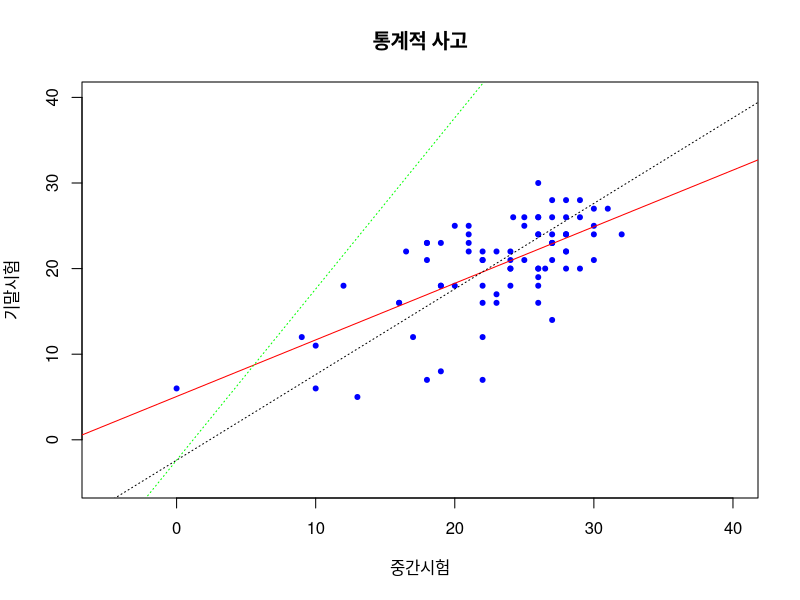

Here is the R script that generated this plot:
# Title     : TODO
# Objective : TODO
# Created by: justk
# Created on: 2021-04-10

exam <- read.table('./3ch/exam scores_2012.txt', header = T)
# exam <- exam[!is.na(exam$mid) & !is.na(exam$final),]
windows(height = 5.5, width = 5)
plot(exam$mid,
     exam$final,
     pch = 20,
     xlim = c(-5, 40),
     ylim = c(-5, 40),
     col = 'blue',
     xlab = '\uc911\uac04\uc2dc\ud5d8', #중간시험
     ylab = '\uae30\ub9d0\uc2dc\ud5d8', #기말시험
     main = '\ud1b5\uacc4\uc801 \uc0ac\uace0', #통계적 사고
)
abline(lm(exam$final ~ exam$mid), col = 'red')
diff <- mean(exam$final, na.rm = T) - mean(exam$mid, na.rm = T)
abline(c(diff, 1), lty = 'dotted')
# abline(diff, 1, lty = 'dotted')
abline(c(diff, 2), lty = 'dotted', col = 'green')
#앞의 두번째 값은 기울기인듯, 주석친 라인과 윗 라인은 동일한코드인것 같다
#대충 이해하기론 abline은 그냥 값들을 직선으로 만드는 라인을 긋는 함수인것 같다